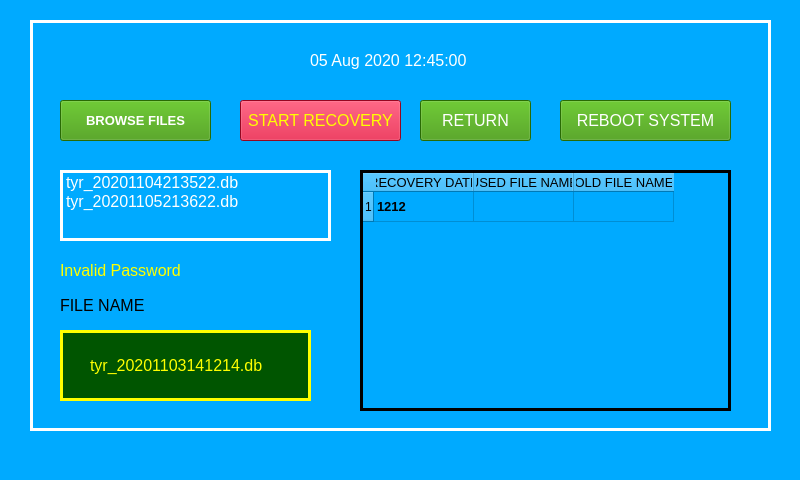
<?xml version="1.0" encoding="UTF-8"?>
<ui version="4.0">
 <class>MainWindow</class>
 <widget class="QMainWindow" name="MainWindow">
  <property name="geometry">
   <rect>
    <x>0</x>
    <y>0</y>
    <width>800</width>
    <height>480</height>
   </rect>
  </property>
  <property name="baseSize">
   <size>
    <width>0</width>
    <height>0</height>
   </size>
  </property>
  <property name="windowTitle">
   <string>MainWindow</string>
  </property>
  <property name="styleSheet">
   <string notr="true">background-color: rgb(0, 170, 255);
border-color: rgb(255, 255, 255);</string>
  </property>
  <widget class="QWidget" name="centralwidget">
   <widget class="QFrame" name="frame">
    <property name="geometry">
     <rect>
      <x>30</x>
      <y>20</y>
      <width>741</width>
      <height>411</height>
     </rect>
    </property>
    <property name="font">
     <font>
      <pointsize>10</pointsize>
     </font>
    </property>
    <property name="styleSheet">
     <string notr="true">background-color: rgb(0, 170, 255);
color: rgb(255, 255, 255);</string>
    </property>
    <property name="frameShape">
     <enum>QFrame::Box</enum>
    </property>
    <property name="frameShadow">
     <enum>QFrame::Plain</enum>
    </property>
    <property name="lineWidth">
     <number>3</number>
    </property>
    <widget class="QLabel" name="label_20">
     <property name="geometry">
      <rect>
       <x>270</x>
       <y>20</y>
       <width>181</width>
       <height>41</height>
      </rect>
     </property>
     <property name="font">
      <font>
       <family>MS Shell Dlg 2</family>
       <pointsize>12</pointsize>
       <weight>50</weight>
       <bold>false</bold>
       <underline>false</underline>
      </font>
     </property>
     <property name="styleSheet">
      <string notr="true">color: rgb(255, 255, 255);</string>
     </property>
     <property name="text">
      <string>05 Aug 2020 12:45:00 </string>
     </property>
     <property name="alignment">
      <set>Qt::AlignCenter</set>
     </property>
    </widget>
    <widget class="QPushButton" name="pushButton_12">
     <property name="geometry">
      <rect>
       <x>210</x>
       <y>80</y>
       <width>161</width>
       <height>41</height>
      </rect>
     </property>
     <property name="font">
      <font>
       <family>Arial</family>
       <pointsize>12</pointsize>
       <weight>50</weight>
       <bold>false</bold>
      </font>
     </property>
     <property name="styleSheet">
      <string notr="true">background-color: rgb(209, 8, 45);
color: rgb(255, 255, 0);</string>
     </property>
     <property name="text">
      <string>START RECOVERY</string>
     </property>
    </widget>
    <widget class="QPushButton" name="pushButton_13">
     <property name="geometry">
      <rect>
       <x>390</x>
       <y>80</y>
       <width>111</width>
       <height>41</height>
      </rect>
     </property>
     <property name="font">
      <font>
       <family>Arial</family>
       <pointsize>12</pointsize>
      </font>
     </property>
     <property name="styleSheet">
      <string notr="true">color: rgb(255, 255, 255);
background-color: rgb(58, 150, 4);</string>
     </property>
     <property name="text">
      <string>RETURN</string>
     </property>
    </widget>
    <widget class="QFrame" name="frame_5">
     <property name="geometry">
      <rect>
       <x>30</x>
       <y>310</y>
       <width>251</width>
       <height>71</height>
      </rect>
     </property>
     <property name="font">
      <font>
       <family>Arial</family>
       <pointsize>12</pointsize>
      </font>
     </property>
     <property name="styleSheet">
      <string notr="true">color: rgb(255, 255, 0);
background-color: rgb(0, 85, 0);</string>
     </property>
     <property name="frameShape">
      <enum>QFrame::Box</enum>
     </property>
     <property name="frameShadow">
      <enum>QFrame::Plain</enum>
     </property>
     <property name="lineWidth">
      <number>3</number>
     </property>
     <widget class="QLabel" name="label_45">
      <property name="geometry">
       <rect>
        <x>30</x>
        <y>10</y>
        <width>201</width>
        <height>51</height>
       </rect>
      </property>
      <property name="font">
       <font>
        <family>Arial</family>
        <pointsize>12</pointsize>
       </font>
      </property>
      <property name="styleSheet">
       <string notr="true">color: rgb(255, 255, 0);</string>
      </property>
      <property name="text">
       <string>tyr_20201103141214.db</string>
      </property>
      <property name="alignment">
       <set>Qt::AlignLeading|Qt::AlignLeft|Qt::AlignVCenter</set>
      </property>
     </widget>
    </widget>
    <widget class="QTableWidget" name="tableWidget">
     <property name="geometry">
      <rect>
       <x>330</x>
       <y>150</y>
       <width>371</width>
       <height>241</height>
      </rect>
     </property>
     <property name="font">
      <font>
       <family>Arial</family>
       <pointsize>12</pointsize>
      </font>
     </property>
     <property name="styleSheet">
      <string notr="true">color: rgb(0, 0, 0);</string>
     </property>
     <property name="frameShape">
      <enum>QFrame::Box</enum>
     </property>
     <property name="frameShadow">
      <enum>QFrame::Plain</enum>
     </property>
     <property name="lineWidth">
      <number>3</number>
     </property>
     <property name="gridStyle">
      <enum>Qt::SolidLine</enum>
     </property>
     <property name="sortingEnabled">
      <bool>true</bool>
     </property>
     <row>
      <property name="text">
       <string>1</string>
      </property>
     </row>
     <column>
      <property name="text">
       <string>RECOVERY DATE</string>
      </property>
      <property name="font">
       <font>
        <family>Arial</family>
        <pointsize>10</pointsize>
        <weight>50</weight>
        <bold>false</bold>
       </font>
      </property>
      <property name="background">
       <color>
        <red>255</red>
        <green>255</green>
        <blue>255</blue>
       </color>
      </property>
     </column>
     <column>
      <property name="text">
       <string>USED FILE NAME</string>
      </property>
      <property name="font">
       <font>
        <family>Arial</family>
        <pointsize>10</pointsize>
        <weight>50</weight>
        <bold>false</bold>
       </font>
      </property>
     </column>
     <column>
      <property name="text">
       <string>OLD FILE NAME</string>
      </property>
      <property name="font">
       <font>
        <family>Arial</family>
        <pointsize>10</pointsize>
        <weight>50</weight>
        <bold>false</bold>
       </font>
      </property>
     </column>
     <item row="0" column="0">
      <property name="text">
       <string>1212</string>
      </property>
      <property name="font">
       <font>
        <family>Arial</family>
        <pointsize>10</pointsize>
        <weight>75</weight>
        <bold>true</bold>
       </font>
      </property>
     </item>
     <item row="0" column="1">
      <property name="text">
       <string/>
      </property>
      <property name="font">
       <font>
        <family>Arial</family>
        <pointsize>12</pointsize>
        <weight>75</weight>
        <bold>true</bold>
       </font>
      </property>
     </item>
    </widget>
    <widget class="QLabel" name="label_11">
     <property name="geometry">
      <rect>
       <x>30</x>
       <y>270</y>
       <width>101</width>
       <height>31</height>
      </rect>
     </property>
     <property name="font">
      <font>
       <family>Arial</family>
       <pointsize>12</pointsize>
      </font>
     </property>
     <property name="styleSheet">
      <string notr="true">color: rgb(0, 0, 0);</string>
     </property>
     <property name="text">
      <string>FILE NAME</string>
     </property>
     <property name="alignment">
      <set>Qt::AlignLeading|Qt::AlignLeft|Qt::AlignVCenter</set>
     </property>
    </widget>
    <widget class="QListWidget" name="listWidget">
     <property name="geometry">
      <rect>
       <x>30</x>
       <y>150</y>
       <width>271</width>
       <height>71</height>
      </rect>
     </property>
     <property name="font">
      <font>
       <family>Arial</family>
       <pointsize>10</pointsize>
       <weight>50</weight>
       <bold>false</bold>
      </font>
     </property>
     <property name="frameShape">
      <enum>QFrame::Box</enum>
     </property>
     <property name="frameShadow">
      <enum>QFrame::Plain</enum>
     </property>
     <property name="lineWidth">
      <number>3</number>
     </property>
     <item>
      <property name="text">
       <string>tyr_20201104213522.db</string>
      </property>
      <property name="font">
       <font>
        <family>Arial</family>
        <pointsize>12</pointsize>
       </font>
      </property>
     </item>
     <item>
      <property name="text">
       <string>tyr_20201105213622.db</string>
      </property>
      <property name="font">
       <font>
        <family>Arial</family>
        <pointsize>12</pointsize>
       </font>
      </property>
     </item>
    </widget>
    <widget class="QPushButton" name="pushButton_15">
     <property name="geometry">
      <rect>
       <x>30</x>
       <y>80</y>
       <width>151</width>
       <height>41</height>
      </rect>
     </property>
     <property name="font">
      <font>
       <family>Arial</family>
       <pointsize>10</pointsize>
       <weight>75</weight>
       <bold>true</bold>
      </font>
     </property>
     <property name="styleSheet">
      <string notr="true">color: rgb(255, 255, 255);
background-color: rgb(58, 150, 4);</string>
     </property>
     <property name="text">
      <string>BROWSE FILES</string>
     </property>
    </widget>
    <widget class="QPushButton" name="pushButton_14">
     <property name="geometry">
      <rect>
       <x>530</x>
       <y>80</y>
       <width>171</width>
       <height>41</height>
      </rect>
     </property>
     <property name="font">
      <font>
       <family>Arial</family>
       <pointsize>12</pointsize>
       <weight>50</weight>
       <bold>false</bold>
      </font>
     </property>
     <property name="styleSheet">
      <string notr="true">color: rgb(255, 255, 255);
background-color: rgb(58, 150, 4);</string>
     </property>
     <property name="text">
      <string>REBOOT SYSTEM</string>
     </property>
    </widget>
    <widget class="QLabel" name="label_44">
     <property name="geometry">
      <rect>
       <x>30</x>
       <y>230</y>
       <width>181</width>
       <height>41</height>
      </rect>
     </property>
     <property name="font">
      <font>
       <family>Arial</family>
       <pointsize>12</pointsize>
       <weight>50</weight>
       <bold>false</bold>
      </font>
     </property>
     <property name="styleSheet">
      <string notr="true">color: rgb(255, 255, 0);</string>
     </property>
     <property name="text">
      <string>Invalid Password</string>
     </property>
     <property name="alignment">
      <set>Qt::AlignLeading|Qt::AlignLeft|Qt::AlignVCenter</set>
     </property>
    </widget>
   </widget>
  </widget>
  <widget class="QMenuBar" name="menubar">
   <property name="geometry">
    <rect>
     <x>0</x>
     <y>0</y>
     <width>800</width>
     <height>21</height>
    </rect>
   </property>
  </widget>
  <widget class="QStatusBar" name="statusbar"/>
 </widget>
 <resources/>
 <connections/>
</ui>
